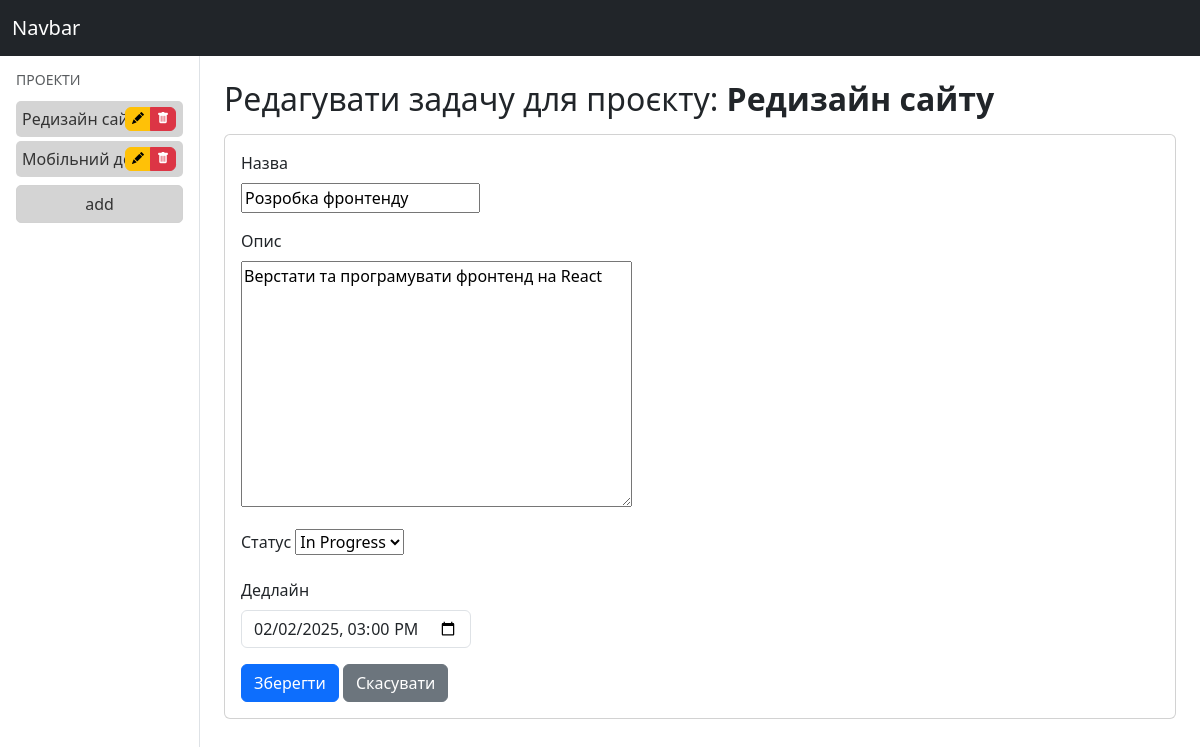
The page /edit_task/9 on the database its author committed.
### tasks/models.py (models this page shows, shortened)
class Project(models.Model):
    name = models.CharField(max_length=255)
    description = models.TextField(blank=True, null=True)

class Task(models.Model):
    STATUS_CHOICES = [
        ('not_started', 'Not Started'),
        ('in_progress', 'In Progress'),
        ('done', 'Done')
    ]
    project = models.ForeignKey(Project, on_delete=models.CASCADE, related_name="tasks")
    name = models.CharField(max_length=255)
    description = models.TextField(blank=True, null=True)
    status = models.CharField(max_length=20, choices=STATUS_CHOICES, default='not_started')
    deadline = models.DateTimeField()

### tasks/views.py (the view)
# urls.py: path("edit_task/<int:id>", views.edit_task),
def edit_task(request, id):
    try:
        task = Task.objects.get(id=id)
    except Task.DoesNotExist:
        return redirect("home")
    form = TaskForm(instance=task)
    if request.method == "POST":
        form = TaskForm(request.POST, instance=task)
        if form.is_valid():
            form.save()
            project_id = task.project.id
            return redirect(f"/tasks/{project_id}")
    projects = Project.objects.all()
    project = task.project
    return render(request, "edit_task.html", {"form": form, "projects": projects, "project": project})

### tasks/forms.py
class TaskForm(forms.ModelForm):
    class Meta:
        model = Task
        fields = ["name", "description", "status", "deadline"]

### tasks/templates/edit_task.html (shortened to what this page needs)
{% extends "_layout.html" %}
{% block content %}
<div class="container mt-4">
    <h2>Редагувати задачу для проєкту: <strong>{{ project.name }}</strong></h2>
    <div class="card mt-3">
        <div class="card-body">
            <form method="post">
                <div class="mb-3">
                    <label for="{{ form.name.id_for_label }}" class="form-label d-block">Назва</label>
                    {{ form.name }}
                </div>
                <div class="mb-3">
                    <label for="{{ form.description.id_for_label }}" class="form-label d-block">Опис</label>
                    {{ form.description }}
                </div>
                <div class="mb-3">
                    <label for="{{ form.status.id_for_label }}" class="form-label">Статус </label>
                    {{ form.status }}
                </div>
                <div class="mb-3">
                    <label for="{{ form.deadline.id_for_label }}" class="form-label d-block">Дедлайн</label>
                    <div class="col-sm-3">
                    <input type="datetime-local" name="{{ form.deadline.name }}" id="{{ form.deadline.id_for_label }}"
                        class="form-control" value="{{ form.deadline.value|date:'Y-m-d\TH:i' }}">
                    </div>
                </div>
                <button type="submit" class="btn btn-primary">Зберегти</button>
                <a href="/tasks/{{project.id}}" class="btn btn-secondary">Скасувати</a>
            </form>
        </div>
    </div>
</div>
{% endblock %}

### tasks/templates/_layout.html (shortened to what this page needs)
<!DOCTYPE html>
<html lang="en">
<head>
    <link href="https://cdn.jsdelivr.net/npm/bootstrap@5.3.0/dist/css/bootstrap.min.css" rel="stylesheet">
    <link href="https://cdn.jsdelivr.net/npm/bootstrap-icons/font/bootstrap-icons.css" rel="stylesheet">
</head>
<body>
    <nav class="navbar navbar-dark bg-dark">
        <div class="container-fluid">
            <a class="navbar-brand" href="/">Navbar</a>
        </div>
    </nav>
    <div class="container-fluid">
        <div class="row">
            {% block sidebar %}
                <div class="col-md-3 col-lg-2 sidebar vh-100 p-3 border-end">
                    <h6 class="text-uppercase text-muted small">Проекти</h6>
                    <ul class="nav flex-column">
                        {% for project in projects %}
                            <li class="nav-item d-flex align-items-center mt-1 position-relative">
                                <a class="nav-link project-link flex-grow-1" href="/tasks/{{project.id}}">{{ project.name }}</a>
                                <div class="btn-group position-absolute end-0 top-50 translate-middle-y" style="margin-right: 7px;">
                                    <a href="/edit_project/{{project.id}}" class="btn btn-warning" style="font-size: 0.75rem; padding: 2px 6px;">
                                        <i class="bi bi-pencil-fill"></i>
                                    </a>
                                    <a href="/delete_project/{{project.id}}" class="btn btn-danger" style="font-size: 0.75rem; padding: 2px 6px;">
                                        <i class="bi bi-trash-fill"></i>
                                    </a>
                                </div>
                            </li>
                        {% endfor %}
                    </ul>
                    <a href="/create_project"  class="btn project-btn w-100 mt-2">add</a>
                </div>
            {% endblock %}
            <main class="col-md-9 col-lg-10 ms-sm-auto">
                {% block content %}
                {% endblock %}
            </main>
        </div>
    </div>
</body>
</html>

### tasks/templates/_layout.html (style rules this page uses)
.project-link, .project-btn { color: #333; background-color: #d4d4d4; padding: 6px; border-radius: 5px; transition: background-color 0.2s, color 0.2s; text-decoration: none; }
.project-btn { border: 1px solid #d2d2d2; }

### rows shown on the page
Project: name "Редизайн сайту"
Project: name "Мобільний додаток"
Task: name "Розробка фронтенду", description "Верстати та програмувати фронтенд на React", status "In Progress"
